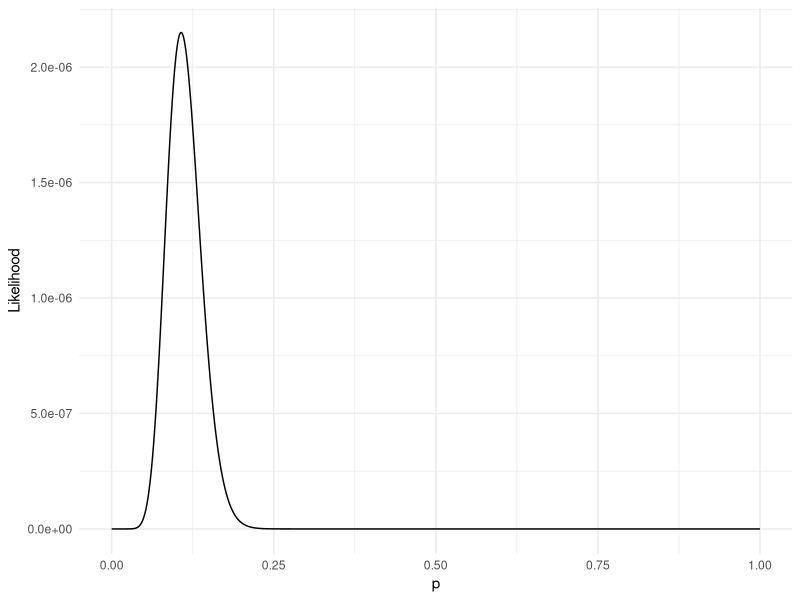
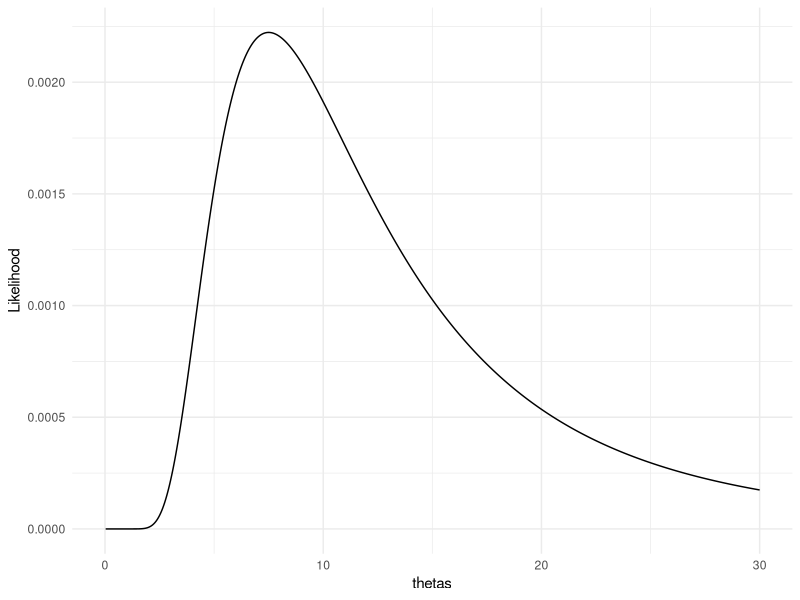
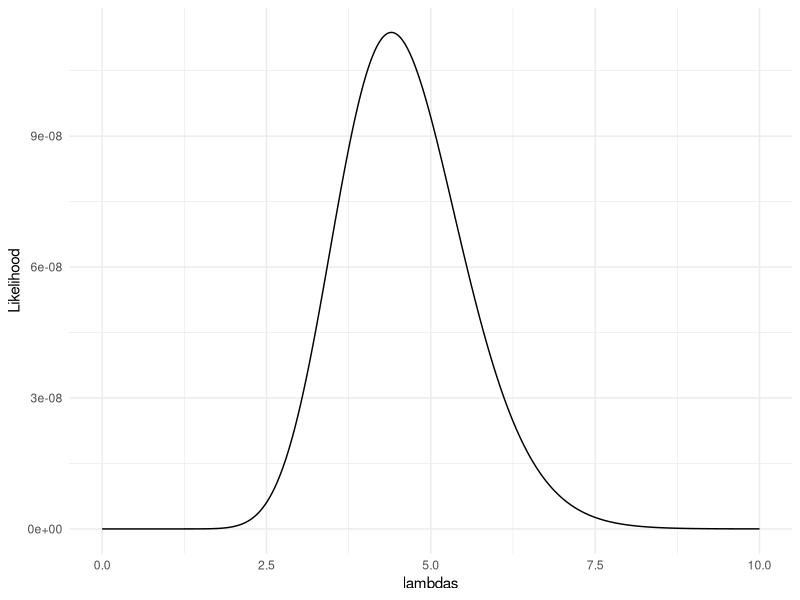
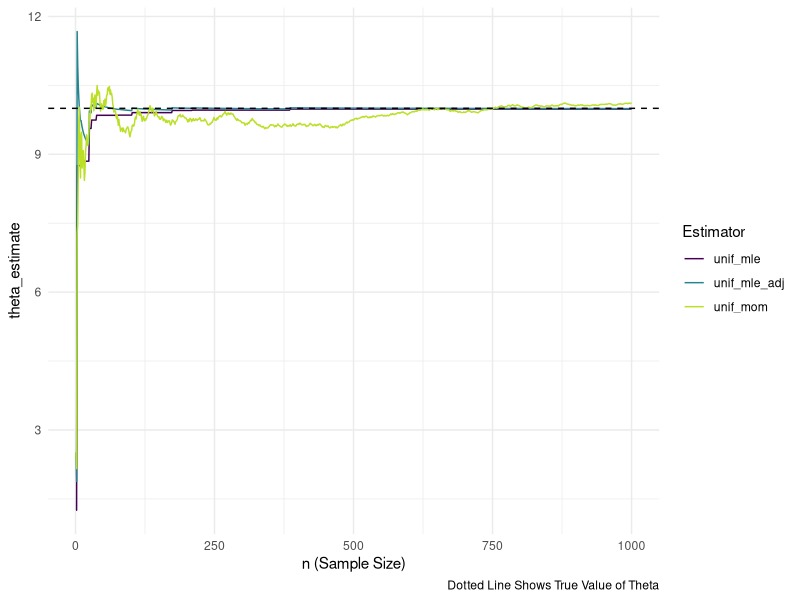
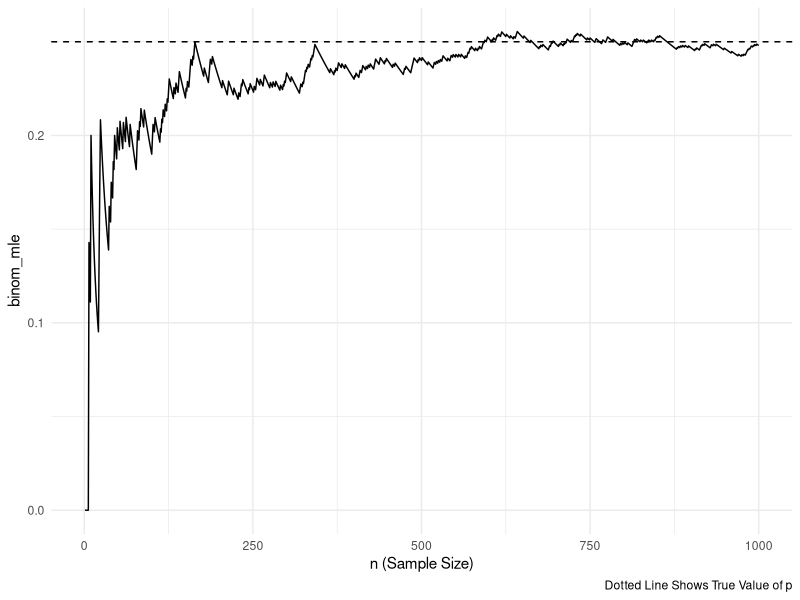

Source code (R) for these figures, in order:
## ---- chunk 1
#| warning: false
#| output: false
library(tidyverse)

## get binomial likelihood for each value of p
## p is a vector of probabilities
## n is a single value for the sample size
## dat is a vector of data

get_binom_lik <- function(p, n, data_vec) {
  
  ## for each value of p, map through the dbinom function for
  ## each data point (and multiply the results at the end to obtain
  ## the likelihood)
  binom_lik <- map_dbl(p,
                       ~ dbinom(x = data_vec, size = n, prob = .x) |>
                         prod() ## like the capital Pi in formula
  )
  
  ## the function returns a vector of likelihoods for each
  ## candidate p (and will be a vector of the same length as p)
  return(binom_lik)
}
## ---- chunk 2
#| output: false
p <- seq(0, 1, by = 0.001)
n <- 20
dat <- c(5, 4, 2, 1, 0, 1, 2)

binom_liks <- get_binom_lik(p = p, n = n, data_vec = dat)

lik_df <- tibble(p, binom_liks)
ggplot(data = lik_df, aes(x = p, y = binom_liks)) +
  geom_line() +
  labs(y = "Likelihood") +
  theme_minimal()
## ---- chunk 3
#| output: false

thetas <- seq(0, 30, length.out = 1000)  ## may need to adjust these limits
dat <- c(3, 1, 2, 4)

get_theta_lik <- function(theta, data_vec) {
  ## since there is no "dbinom" equivalent for the unnamed probability model
  ## we have to code f(x \vert \theta) "by hand":
  theta_lik <- map_dbl(theta,
                       ~ ((2 * data_vec / .x) * exp(-data_vec^2 / .x)) |>
                         prod()
  )
  
  return(theta_lik)
}
 
theta_liks <- get_theta_lik(theta = thetas, data_vec = dat)

lik_df <- tibble(thetas, theta_liks)
ggplot(data = lik_df, aes(x = thetas, y = theta_liks)) +
  geom_line() +
  labs(y = "Likelihood") +
  theme_minimal()
## ---- chunk 4
dat <- c(8, 0, 4, 9, 1)
lambdas <- seq(0, 10, length.out = 1000) ## may need to adjust these limits


get_poisson_lik <- function(lambda, data_vec) {
  
  poisson_lik <- map_dbl(lambda,
                         ~ dpois(x = data_vec, lambda = .x) |>
                           prod()
  )
  
  return(poisson_lik)
}

poisson_liks <- get_poisson_lik(lambda = lambdas, data_vec = dat)
lik_df <- tibble(lambdas, poisson_liks)
ggplot(data = lik_df, aes(x = lambdas, y = poisson_liks)) +
  geom_line() +
  labs(y = "Likelihood") +
  theme_minimal()
## ---- chunk 5
#| output: false

theta <- 10  ## specify an upper bound for our uniform model
## recall that the lower bound is known and is equal to 0

nsim <- 1000 ## specify range of possible sample sizes (how long we will run the simulation)

## compute each estimator of theta using adjusted MLE, MLE, and MOM
compute_unif_estimators <- function(theta, nsim) {
  
  unif_draws <- runif(n = nsim, min = 0, max = theta)

  ## compute the method of moment estimator 
  ## nsim different times (once using a sample of size 1, then
  ## using a sample of size 2, ...., then using a sample of size nsim)
  unif_mom <- map_dbl(1:nsim, ~ 2 * mean(unif_draws[1:.x]))
  
  ## same type of computation for MLE
  unif_mle <- map_dbl(1:nsim, ~ max(unif_draws[1:.x]))
  
  ## same type of computation for adjusted MLE
  unif_mle_adj <- map_dbl(1:nsim,
                          ~ ((.x + 1) / .x) * max(unif_draws[1:.x]))

  ## put all three results into a data frame, along with n
  output_df <- tibble(n = 1:nsim, 
         unif_mom, unif_mle, unif_mle_adj)
  
  return(output_df)
}

plot_df <- compute_unif_estimators(theta = theta, nsim = nsim)
## ---- chunk 6
#| output: false
## do some DATA/STAT 234-type Work to make the plot

plot_long <- plot_df |> pivot_longer(cols = starts_with("unif"),
                                     names_to = "Estimator",
                                     values_to = "theta_estimate")
ggplot(data = plot_long, aes(x = n,
                             y = theta_estimate,
                             colour = Estimator)) +
  geom_line() +
  geom_hline(yintercept = theta, linetype = 2) +
  scale_colour_viridis_d(end = 0.9) +
  theme_minimal() +
  labs(x = "n (Sample Size)",
       caption = "Dotted Line Shows True Value of Theta")
## ---- chunk 7
p <- 1 / 4 ## specify probability of success for the simulation

nsim <- 1000 ## specify range of possible ns (how long we will run the simulation)

compute_binom_estimator <- function(p, nsim) {
  
  ## draw nsim different of 0's and 1's
  bernoulli_draws <- rbinom(n = nsim, size = 1, prob = p)

  ## compute the estimator of p
  ## nsim different times (once using a sample of 1 bernoulli, then
  ## using a sample of 2 bernoullis, ....,
  ##  then using a sample of nsim bernoullis)
  
  binom_mle <- map_dbl(1:nsim, ~ sum(bernoulli_draws[1:.x]) / .x)


  ## put all three results into a data frame, along with n
  output_df <- tibble(n = 1:nsim, binom_mle)
  
  return(output_df)
}

plot_df <- compute_binom_estimator(p = p, nsim = nsim)

ggplot(data = plot_df, aes(x = n,
                             y = binom_mle)) +
  geom_line() +
  geom_hline(yintercept = p, linetype = 2) +
  theme_minimal() +
  labs(x = "n (Sample Size)",
       caption = "Dotted Line Shows True Value of p")
